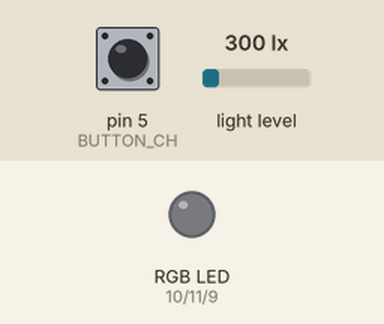
The sketch below on a simulated Arduino Uno, built with avr-gcc and run on an emulated ATmega328P. Shown: an RGB LED mixed from three pins (HIGH = lit). Wiring (inferred from the names in the program): BH1750 light sensor at I2C address 0x23. The test bench sets the inputs (shaded band); at power-on: pin 5 (BUTTON_CH) HIGH, light level 300 lx. Dim RGB values are drawn brighter than linear.

Above: at 1.3 s.
1.4 s: pin 5 (BUTTON_CH) pulled LOW for 0.35 s
At 3.55 s:
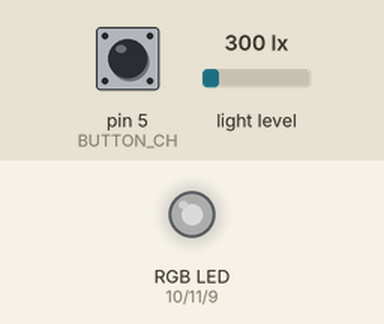
4.6 s: pin 5 (BUTTON_CH) pulled LOW for 1 s
8.5 s: pin 5 (BUTTON_CH) pulled LOW for 1 s
At 10.16 s:
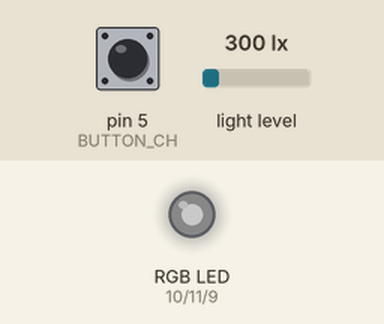
12.5 s: pin 5 (BUTTON_CH) pulled LOW for 1 s
16.5 s: pin 5 (BUTTON_CH) pulled LOW for 0.35 s
At 18.57 s:
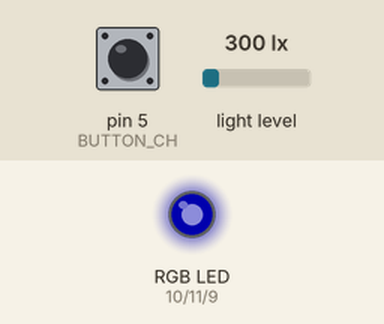
19.6 s: pin 5 (BUTTON_CH) pulled LOW for 3.2 s
At 25.0 s:
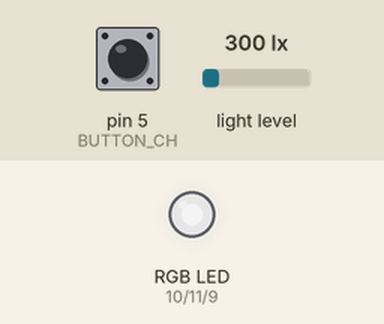
Timing chart, 0 to 26.8 s (numbered marks = the images above; inputs shaded):
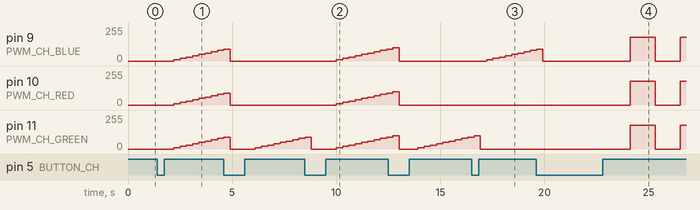

Measured:
- after the input at 1.4 s, pin 9 (PWM_CH_BLUE), pin 10 (PWM_CH_RED), pin 11 (PWM_CH_GREEN): moves from 0/255 to 80/255 over 2.1 s, starting after 0.80 s
- after the input at 8.5 s, pin 9 (PWM_CH_BLUE), pin 10 (PWM_CH_RED): moves from 0/255 to 90/255 over 2.4 s, starting after 1.5 s
- after the input at 16.5 s, pin 9 (PWM_CH_BLUE): moves from 0/255 to 80/255 over 2.1 s, starting after 0.72 s
- after the input at 19.6 s, pin 10 (PWM_CH_RED), pin 11 (PWM_CH_GREEN): 0/255 → 180/255 after 4.5 s, → 0/255 1.2 s later, → 180/255 1.2 s later

The sketch:

xmas_tree.ino
```cpp
// (licence header left out)
/* ---------- Inclusions ------------ */
#include <Wire.h>


/* ---------- Defines ------------ */
/* BH1750 sensor I2C address */
#define BH1750_I2C_ADD  0x23
/* Push button input channel */
#define BUTTON_CH 5
/* PWM channels */
#define PWM_CH_1  9
#define PWM_CH_2  10
#define PWM_CH_3  11
/* PWM channels */
#define PWM_CH_RED    PWM_CH_2
#define PWM_CH_GREEN  PWM_CH_3
#define PWM_CH_BLUE   PWM_CH_1
/* LED states */
#define STATE_OFF           0
#define FIRST_STATE_ON      1
#define LAST_STATE_ON       3
#define NUM_OF_STATES_ON    6 /* states 4,5,6 are the same sequence 2 but for respectively red, green and blue channels only */
/* Num of LEDs light steps for each sequence */
#define NUM_OF_LIGHT_STEPS      40
/* Light thresholds */
#define LOW_TH  2
/* Number of values to store before validating the environment light change */
#define NUM_OF_LIGHT_VALUES 6


/* ---------- Local variables ------------ */
/* light values count */
char light_count = 0;
/* LEDs PWM DC values - red sequences 1,2,3 */
int array_red_pwm_dc[LAST_STATE_ON][NUM_OF_LIGHT_STEPS] = {
  {0,10,20,30,40,50,60,70,80,90,100,110,120,130,140,150,160,170,180,200,0,10,20,30,40,50,60,70,80,90,100,110,120,130,140,150,160,170,180,200},
  {0,10,20,30,40,50,60,70,80,90,100,110,120,130,140,150,160,170,180,190,200,190,180,170,160,150,140,130,120,110,100,90,80,70,60,50,40,30,20,10},
  {0,0,0,0,180,180,180,180,0,0,0,0,180,180,180,180,0,0,0,0,180,180,180,180,0,0,0,0,180,180,180,180,0,0,0,0,180,180,180,180}};
/* LEDs PWM DC values - green sequences 1,2,3 */
int array_green_pwm_dc[LAST_STATE_ON][NUM_OF_LIGHT_STEPS] = {
  {0,10,20,30,40,50,60,70,80,90,100,110,120,130,140,150,160,170,180,200,0,10,20,30,40,50,60,70,80,90,100,110,120,130,140,150,160,170,180,200},
  {0,10,20,30,40,50,60,70,80,90,100,110,120,130,140,150,160,170,180,190,200,190,180,170,160,150,140,130,120,110,100,90,80,70,60,50,40,30,20,10},
  {0,0,0,0,180,180,180,180,0,0,0,0,180,180,180,180,0,0,0,0,180,180,180,180,0,0,0,0,180,180,180,180,0,0,0,0,180,180,180,180}};
/* LEDs PWM DC values - blue sequences 1,2,3 */
int array_blue_pwm_dc[LAST_STATE_ON][NUM_OF_LIGHT_STEPS] = {
  {0,10,20,30,40,50,60,70,80,90,100,110,120,130,140,150,160,170,180,200,0,10,20,30,40,50,60,70,80,90,100,110,120,130,140,150,160,170,180,200},
  {0,10,20,30,40,50,60,70,80,90,100,110,120,130,140,150,160,170,180,190,200,190,180,170,160,150,140,130,120,110,100,90,80,70,60,50,40,30,20,10},
  {0,0,0,0,180,180,180,180,0,0,0,0,180,180,180,180,0,0,0,0,180,180,180,180,0,0,0,0,180,180,180,180,0,0,0,0,180,180,180,180}};
/* PWM DC values array index */
int array_pwm_dc_index = 0;
/* current LED state */
char curr_state = STATE_OFF;
/* state forced to ON */
char forced_on = false;


/* ---------- Local functions prototypes ------------ */
void check_light(int new_value);
void manageLED(bool);


/* --------- Setup function ----------- */
void setup() {
  /* init RGB LED pins as output */
  pinMode(PWM_CH_RED, OUTPUT);
  pinMode(PWM_CH_GREEN, OUTPUT);
  pinMode(PWM_CH_BLUE, OUTPUT);
  /* turn LED OFF */
  digitalWrite(PWM_CH_RED, LOW);
  digitalWrite(PWM_CH_GREEN, LOW);
  digitalWrite(PWM_CH_BLUE, LOW);

  /* init I2C interface */
  Wire.begin();
  /* transmit to BH1750 */
  Wire.beginTransmission(BH1750_I2C_ADD);
  /* write opcode=0x10. Continuous update */
  Wire.write(0x10);
  /* End transmission */
  Wire.endTransmission();
  /* wait 200ms */
  delay(100);
}


/* ---------- Loop function ----------- */
void loop() {
  int value = 0;

  /* read 2 bytes from the BH1750 sensor */
  Wire.requestFrom(BH1750_I2C_ADD, 2, true);
  /* if 2 bytes are ready */
  if (Wire.available() == 2)   // slave may send less than requested
  {
    /* obtain light value */
    value = (((int)Wire.read() << 8) & 0xFF00); // receive a byte as character
    value |= ((int)Wire.read() & 0x00FF); // receive a byte as character
  }
  else
  {
    /* error: invalid read value length */
  }

  /* if forced ON mode is disabled */
  if(forced_on == false)
  {
    /* check an eventual light change */
    check_light(value);
  }
  else
  {
    /* do not check light */
  }


  /* manage LED illumination */
  manageLED();


  /* check if push button is pressed */
  if( digitalRead(BUTTON_CH) == LOW )
  {
    /* if state is not OFF */
    if( curr_state != STATE_OFF )
    {
      /* change LEDs state */
      if( curr_state < NUM_OF_STATES_ON)
      {
        /* next light state */
        curr_state++;
        /* start from first PWM step */
        array_pwm_dc_index = 0;
      }
      else
      {
        /* turn OFF and reset sequence */
        curr_state = STATE_OFF;
        /* forced ON mode disabled */
        forced_on = false;
      }
    }
    /* if state is OFF */
    else
    {
      /* turn ON starting from the first state */
      curr_state = FIRST_STATE_ON;
      /* forced ON mode enabled */
      forced_on = true;
      /* start from first PWM step */
      array_pwm_dc_index = 0;
    }
  }
  else
  {
    /* do nothing */
  }


  /* wait 300ms */
  delay(300);
}


/* ---------- Local functions implementation ------------ */

/* Function to manage LED illumination */
void manageLED(void)
{
  /* if LED is ON */
  if(curr_state != STATE_OFF)
  {
    if(array_pwm_dc_index < NUM_OF_LIGHT_STEPS)
    {
      /* states 4,5,6 are the same sequence #2 but for respectively red, green and blue channels only */
      if(curr_state == 4)
      {
        analogWrite(PWM_CH_RED, array_red_pwm_dc[1][array_pwm_dc_index]);
        analogWrite(PWM_CH_GREEN, 0);
        analogWrite(PWM_CH_BLUE, 0);
      }
      else if(curr_state == 5)
      {
        analogWrite(PWM_CH_RED, 0);
        analogWrite(PWM_CH_GREEN, array_green_pwm_dc[1][array_pwm_dc_index]);
        analogWrite(PWM_CH_BLUE, 0);
      }
      else if(curr_state == 6)
      {
        analogWrite(PWM_CH_RED, 0);
        analogWrite(PWM_CH_GREEN, 0);
        analogWrite(PWM_CH_BLUE, array_blue_pwm_dc[1][array_pwm_dc_index]);
      }
      else
      {
        /* update PWM DC on the channels */
        analogWrite(PWM_CH_RED, array_red_pwm_dc[curr_state-1][array_pwm_dc_index]);
        analogWrite(PWM_CH_GREEN, array_green_pwm_dc[curr_state-1][array_pwm_dc_index]);
        analogWrite(PWM_CH_BLUE, array_blue_pwm_dc[curr_state-1][array_pwm_dc_index]);
      }

      array_pwm_dc_index++;
    }
    else
    {
      array_pwm_dc_index = 0;
    }
  }
  else
  {
    /* update PWM DC on the channels */
    analogWrite(PWM_CH_RED, 0);
    analogWrite(PWM_CH_GREEN, 0);
    analogWrite(PWM_CH_BLUE, 0);
  }
}


/* check light, return true in case of a light change event */
void check_light(int new_value)
{
  /* if current state is OFF */
  if(curr_state == STATE_OFF)
  {
    /* if value is under LOW threshold */
    if(new_value <= LOW_TH)
    {
      /* count another valid value */
      light_count++;
      /* if valid light values are enough */
      if(light_count == NUM_OF_LIGHT_VALUES)
      {
        /* reset light array index */
        light_count = 0;
        /* change state to the first one ON */
        curr_state = FIRST_STATE_ON;
        /* start from first PWM step */
        array_pwm_dc_index = 0;
      }
      else
      {
        /* do nothing */
      }
    }
    else
    {
      /* unexpected value, reset count */
      light_count = 0;
    }
  }
  else
  {
    /* do nothing at the moment */
  }
}


/* End of file */
```
